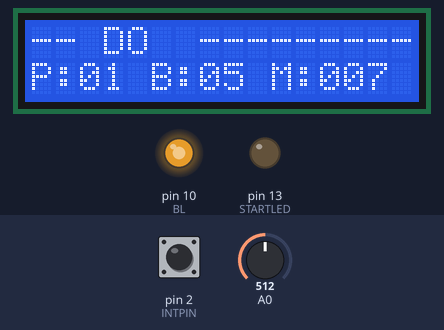
The sketch below on a simulated Arduino Uno, built with avr-gcc and run on an emulated ATmega328P. Parts: 16×2 character LCD, output pins drawn as LEDs (lit = HIGH). Inputs (shaded band) come from the test bench; at power-on: A0 = 512, pin 2 (INTPIN) HIGH. What the sketch prints to the serial monitor is not drawn.

Above: at 4.3 s.
4.4 s: A0 set to 544
At 6.2 s:
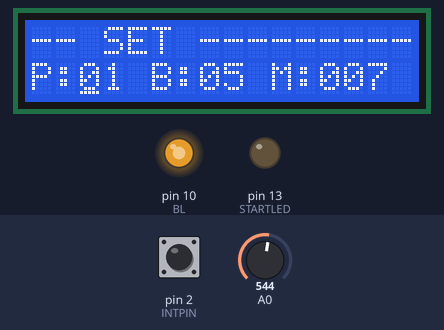
7.4 s: A0 set to 511
At 8.3 s:
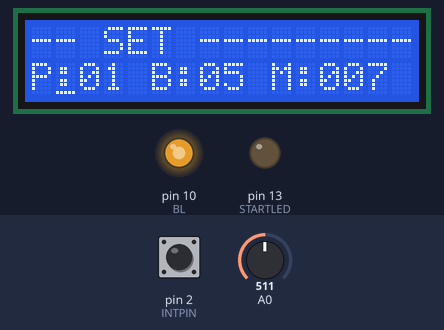
10.4 s: A0 set to 716
At 11.6 s:
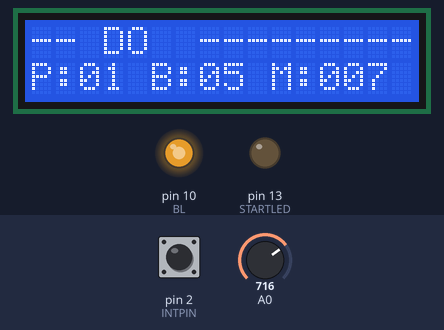
11.9 s: pin 2 (INTPIN) pulled LOW for 0.15 s
At 13.1 s:
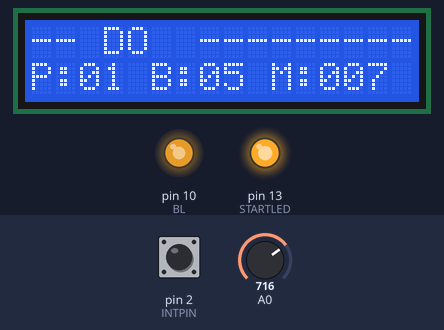
13.5 s: pin 2 (INTPIN) pulled LOW for 1 s
At 14.4 s:
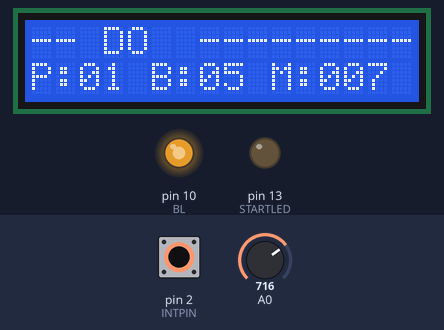
Timing chart, 0 to 16.5 s (numbered marks = the images above; inputs shaded):
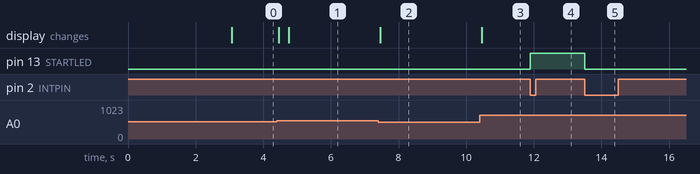

Measured:
- the behaviour switches between 534 and 535 on A0 (found by bisection; images 0 and 1)
- after the input at 4.4 s, the display: first changes after 0.05 s (image 1 shows a later state)
- after the input at 7.4 s, the display: changes after 0.06 s (image 2)
- after the input at 10.4 s, the display: first changes after 0.06 s (image 3 shows a later state)
- after the input at 11.9 s, pin 13 (STARTLED): LOW → HIGH at once
- after the input at 13.5 s, pin 13 (STARTLED): HIGH → LOW at once

The sketch:

spot_welder2.ino
```cpp
/*
 Spot Welder uses
 LiquidCrystal Library
 for LCD Keypad Shield (http://www.icstation.com/product_info.php?products_id=1471#.UrbSAqFK_LA)

 The circuit for the shield:
 * LCD RS pin to digital pin 8
 * LCD Enable pin to digital pin 9
 * LCD D4 pin to digital pin 4
 * LCD D5 pin to digital pin 5
 * LCD D6 pin to digital pin 6
 * LCD D7 pin to digital pin 7
 * LCD R/W conencted to pin 11, but not used (to be checked)
 * 10K resistor:
 * ends to +5V and ground
 * wiper to LCD VO pin (pin 3)

 Created by: Reinhard Nickels, Cologne, May 2015
 This code is in the public domain.*/

#include <LiquidCrystal.h>

// initialize the library with the numbers of the interface pins
LiquidCrystal lcd(8, 9, 4, 5, 6, 7);

#define BL 10  // LCD Backlight
#define SS 3    // output to SolidState Relay
#define STARTLED 13
#define INT0 0
#define INTPIN 2

#define WAIT_HW 100   // number of halfwaves to wait for stabilize

volatile unsigned int nd_count;  // counted zerocrossings, every count one halfwave, 10ms=50Hz
unsigned long last_nd_count_time;  // for measuring of breaks between welds
unsigned long last_nd_count;   // buffer memory for historic nd_cont
unsigned long since_last_zc;     // zeit seit dem letzten zero crossing
volatile boolean zerocross_flag;  // should be reset with every zc

int key=-1;                    // keys of LCD shield -1=no, 0=rechts, 1=up ,2=down, 3=left , 4=select
int oldkey=-1;
char screen[]= "-- DO  ---------------------------------P:01 B:05 M:007 ";
//             "0123456789012345------------------------B123456789012345";
int cursorpos=0;
volatile int menue=0;                 // starting with weld ready menue

volatile unsigned int pre_t, break_t, weld_t;       // Time constants as #of fullwave cycles(20ms), preWeld, break in between, weld
volatile boolean weld_done=false;
volatile boolean reset_nd_count=true;
unsigned long lastmillis;

void intHandler() {   // wird bei jedem Nulldurchgang aufgerufen
    if (menue==0 && !weld_done) {
      if (reset_nd_count) {
        digitalWrite(STARTLED,HIGH);
        nd_count=0;
        reset_nd_count=false;
      }
      else {
        nd_count++;
        digitalWrite(STARTLED,LOW);
      }
      if (nd_count<=WAIT_HW) digitalWrite(SS,LOW);
      else if (nd_count<=WAIT_HW+pre_t) digitalWrite(SS,HIGH);   // pre weld
      else if (nd_count<=WAIT_HW+pre_t+break_t) digitalWrite(SS,LOW);   // break between
      else if (nd_count<=WAIT_HW+pre_t+break_t+weld_t) digitalWrite(SS,HIGH);
      else {
        digitalWrite(SS,LOW);
        weld_done=true;
      }
    }
}
void setup() {
  Serial.begin(115200);
  Serial.println("start...");
  // set up the LCD's number of columns and rows:
  pinMode(SS,OUTPUT);
  digitalWrite(SS,LOW);
  pinMode(STARTLED, OUTPUT);
  digitalWrite(STARTLED,LOW);
  lcd.begin(16, 2);
//  lcd.blink();
  lcd.noCursor();
  // Print a message to the LCD.
  lcd.setCursor(0,0);
  lcd.print("Welcome to DF");
  lcd.setCursor(0,1);
  lcd.print("SpotWelder V1.0 ");
  delay(3000);

  lcd.setCursor(0,0);
  lcd.print(screen);
  pinMode(BL,OUTPUT);   // for backlight control
  analogWrite(BL,199);   //
  //  digitalWrite(BL, HIGH);}    // or switch

  pre_t=(screen[2+40]-48)*10+(screen[3+40]-48)<<1;
  break_t=(screen[7+40]-48)*10+(screen[8+40]-48)<<1;
  weld_t=(screen[12+40]-48)*100+(screen[13+40]-48)*10+(screen[14+40]-48)<<1;

  pinMode(INTPIN, INPUT_PULLUP);
  delay(100);  // warte bis alles stabil ist
  attachInterrupt(INT0, intHandler, FALLING);
  sei();
}

void loop() {

  lcd.setCursor(0,0);
  lcd.print(screen);
  lcd.setCursor(cursorpos,1);
  while (get_key()<0){
    key=-1;
    oldkey=-1;
    //  Check if startcondition
    if (millis()-lastmillis>1000) {
      Serial.print(weld_done);
      Serial.print(" ");
      Serial.print(nd_count);
      Serial.print(" ");
      Serial.print(last_nd_count_time);
      Serial.print(" ");
      Serial.print(last_nd_count);
      Serial.print(" ");
      Serial.print(pre_t);
      Serial.print(" ");
      Serial.print(break_t);
      Serial.print(" ");
      Serial.print(weld_t);
      Serial.println(" ");
      lastmillis=millis();
    }
    if (weld_done) {
      last_nd_count_time=millis();
      last_nd_count=nd_count;
      weld_done=false;
    }
    if (millis()-last_nd_count_time>100) {
      if (nd_count==last_nd_count) {
        nd_count=0;
        reset_nd_count=true;
      }
      else {
        last_nd_count_time=millis();
        last_nd_count=nd_count;
      }
    }
  }
  key = get_key();		        // convert into key press
  if (key != oldkey) {	                // if keypress is detected
    delay(50);		                // wait for debounce time
    key = get_key();		        // convert into key press
    if (key != oldkey) {
      switch(key) {
      case 0:  // rechts
        if (menue==1) {
          if (cursorpos==15) cursorpos=0;
          else cursorpos++;
        }
        break;
      case 3:  // links
        if (menue==1) {
          if (cursorpos==0) cursorpos=15;
          else cursorpos--;
        }
        break;
      case 1:  // up
        if (menue==1) {
          if (screen[cursorpos+40]-48==9) screen[cursorpos+40]='0';
          else if (screen[cursorpos+40]-48>=0 && screen[cursorpos+40]-48<9) screen[cursorpos+40]++;
        }
        break;
      case 2:  // down
        if (menue==1) {
          if (screen[cursorpos+40]-48==0) screen[cursorpos+40]='9';
          else if (screen[cursorpos+40]-48>0 && screen[cursorpos+40]-48<=9) screen[cursorpos+40]--;
        }
        break;
      case 4:  // select
        if (menue==1) {
          screen[3]= 'D';
          screen[4]= 'O';
          screen[5]= ' ';
          menue=0;
          cursorpos=0;
          lcd.noCursor();
          pre_t=(screen[2+40]-48)*10+(screen[3+40]-48)<<1;
          break_t=(screen[7+40]-48)*10+(screen[8+40]-48)<<1;
          weld_t=(screen[12+40]-48)*100+(screen[13+40]-48)*10+(screen[14+40]-48)<<1;
          Serial.println("Anzahl Nulldurchgaenge");
          Serial.print(pre_t);Serial.print(" ");
          Serial.print(break_t);Serial.print(" ");
          Serial.print(weld_t);Serial.println(" ");
          nd_count=0;
        }
        else {
          screen[3]= 'S';
          screen[4]= 'E';
          screen[5]= 'T';
          menue=1;
          cursorpos=2;
          lcd.cursor();
        }

      break;
      }
      oldkey = key;
    }
  }
}

// Convert ADC value to key number
int get_key()
{
  unsigned int adc_key_in = analogRead(0);    // read the value from the sensor
  int NUM_KEYS = 5;
  int  adc_key_val[5] ={
    30, 150, 360, 535, 760   };
  int k;
  for (k = 0; k < NUM_KEYS; k++)
  {
    if (adc_key_in < adc_key_val[k])
    {
      return k;
    }
  }
  if (k >= NUM_KEYS)
    k = -1;     // No valid key pressed
  return k;
}
```
